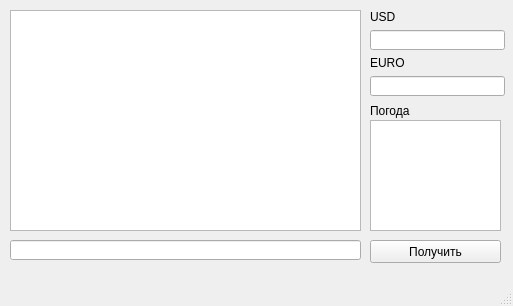
<?xml version="1.0" encoding="UTF-8"?>
<ui version="4.0">
 <class>MainWindow</class>
 <widget class="QMainWindow" name="MainWindow">
  <property name="geometry">
   <rect>
    <x>0</x>
    <y>0</y>
    <width>513</width>
    <height>306</height>
   </rect>
  </property>
  <property name="windowTitle">
   <string>Парсер валюты и погоды</string>
  </property>
  <widget class="QWidget" name="centralwidget">
   <widget class="QPlainTextEdit" name="plainTextEdit_html">
    <property name="geometry">
     <rect>
      <x>10</x>
      <y>10</y>
      <width>351</width>
      <height>221</height>
     </rect>
    </property>
   </widget>
   <widget class="QLabel" name="label_3">
    <property name="geometry">
     <rect>
      <x>370</x>
      <y>100</y>
      <width>131</width>
      <height>21</height>
     </rect>
    </property>
    <property name="text">
     <string>Погода</string>
    </property>
   </widget>
   <widget class="QLineEdit" name="lineEdit_url">
    <property name="geometry">
     <rect>
      <x>10</x>
      <y>240</y>
      <width>351</width>
      <height>20</height>
     </rect>
    </property>
   </widget>
   <widget class="QTextEdit" name="textEdit_weather">
    <property name="geometry">
     <rect>
      <x>370</x>
      <y>120</y>
      <width>131</width>
      <height>111</height>
     </rect>
    </property>
   </widget>
   <widget class="QPushButton" name="pushButton">
    <property name="geometry">
     <rect>
      <x>370</x>
      <y>240</y>
      <width>131</width>
      <height>23</height>
     </rect>
    </property>
    <property name="text">
     <string>Получить</string>
    </property>
   </widget>
   <widget class="QWidget" name="">
    <property name="geometry">
     <rect>
      <x>370</x>
      <y>10</y>
      <width>135</width>
      <height>86</height>
     </rect>
    </property>
    <layout class="QVBoxLayout" name="verticalLayout">
     <item>
      <widget class="QLabel" name="label">
       <property name="text">
        <string>USD</string>
       </property>
      </widget>
     </item>
     <item>
      <widget class="QLineEdit" name="lineEdit_usd"/>
     </item>
     <item>
      <widget class="QLabel" name="label_2">
       <property name="text">
        <string>EURO</string>
       </property>
      </widget>
     </item>
     <item>
      <widget class="QLineEdit" name="lineEdit_euro"/>
     </item>
    </layout>
   </widget>
  </widget>
  <widget class="QMenuBar" name="menubar">
   <property name="geometry">
    <rect>
     <x>0</x>
     <y>0</y>
     <width>513</width>
     <height>21</height>
    </rect>
   </property>
  </widget>
  <widget class="QStatusBar" name="statusbar"/>
 </widget>
 <resources/>
 <connections/>
</ui>
